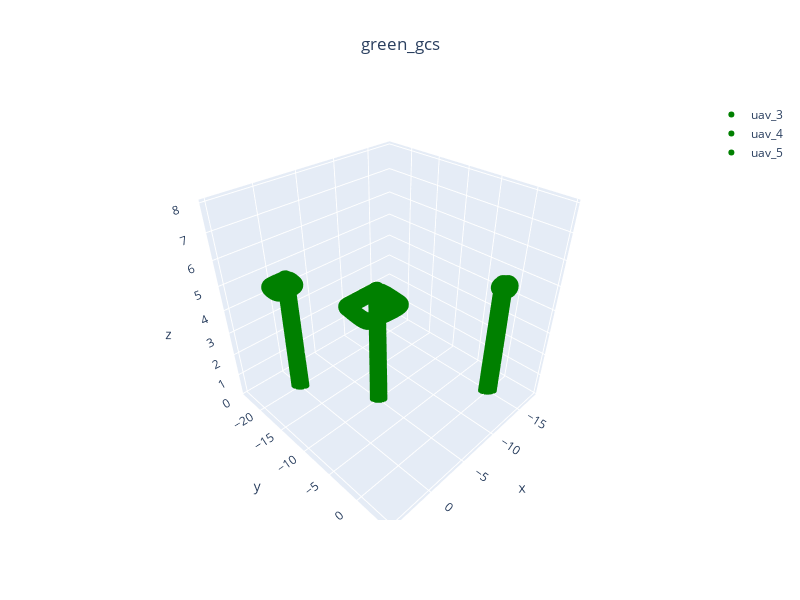

Notebook code for this chart:
### Code cell
green_paths = {}
for sysid,path in green_gcs.paths.items():
    clean_path =[x for x in path if x is not None]
    green_paths[f"uav_{sysid}"] = {"pos": clean_path, "color": colors[sysid-1]}

plot_3d_interactive(
    green_paths, title="green_gcs", expand=[0.2, 0.2, 0.6], ground=-0.05
)

### Figure 1 — Plotly figure (JSON) as saved in the notebook; plotly's stock layout.template omitted (floating-point values rounded to 4 significant figures; data arrays with more than 128 entries replaced by an {"elided": "..."} marker saying what was removed)
{"data": [{"marker": {"color": "green", "size": 6}, "mode": "markers", "name": "uav_3", "type": "scatter3d", "x": {"elided": "6802 float values"}, "y": {"elided": "6802 float values"}, "z": {"elided": "6802 float values"}}, {"marker": {"color": "green", "size": 6}, "mode": "markers", "name": "uav_4", "type": "scatter3d", "x": {"elided": "6796 float values"}, "y": {"elided": "6796 float values"}, "z": {"elided": "6796 float values"}}, {"marker": {"color": "green", "size": 6}, "mode": "markers", "name": "uav_5", "type": "scatter3d", "x": {"elided": "6804 float values"}, "y": {"elided": "6804 float values"}, "z": {"elided": "6804 float values"}}], "layout": {"height": 600, "scene": {"xaxis": {"range": [-18.43, 5.546], "title": {"text": "x"}}, "yaxis": {"range": [-24.38, 5.328], "title": {"text": "y"}}, "zaxis": {"range": [-0.05, 8.101], "title": {"text": "z"}}}, "showlegend": true, "title": {"text": "green_gcs", "x": 0.5, "xanchor": "center"}, "width": 800}}
